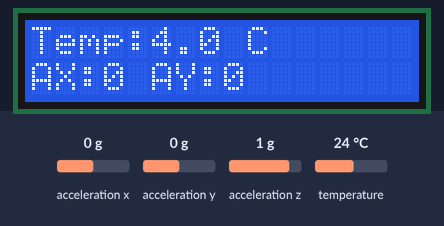
Recording of a sketch running on a simulated ESP32. Parts: 16×2 character LCD. Wiring (inferred from the names in the program): MPU-6050 motion sensor at I2C address 0x68. Inputs (shaded band) come from the test bench; at power-on: acceleration x 0 g, acceleration y 0 g, temperature 24 °C, acceleration z 1 g. What the sketch prints to the serial monitor is not drawn.

Above: at 2.7 s.
2.8 s: acceleration x set to -1.4 g
At 4.8 s:
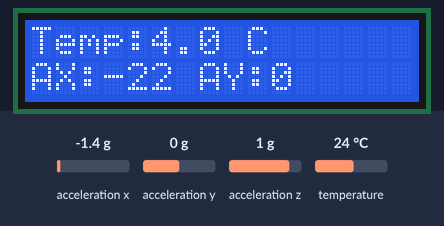
5.1 s: acceleration y set to -1.4 g
At 6.0 s:
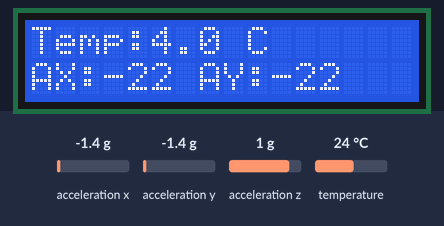
7.2 s: temperature set to 12 °C
At 8.4 s:
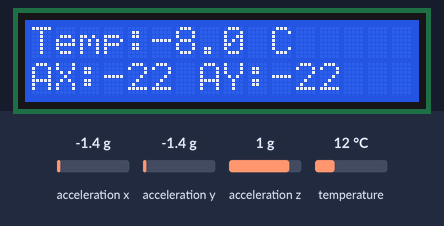
9.2 s: acceleration x set to -0.8 g
At 10.8 s:
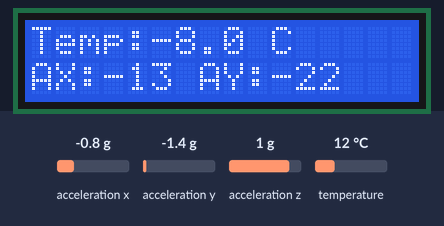
11.3 s: acceleration y set to -0.8 g
At 13.2 s:
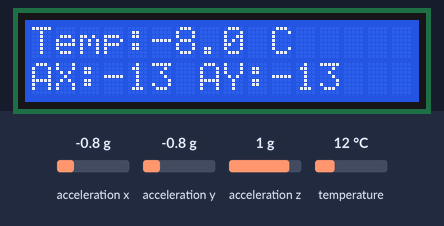
Timing chart, 0 to 14.3 s (numbered marks = the images above; inputs shaded):
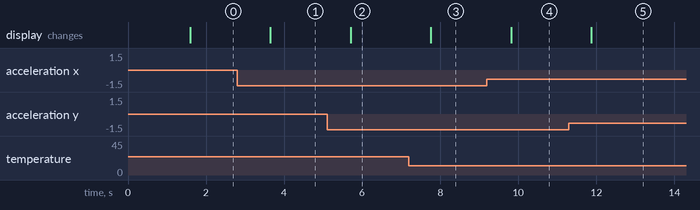

Measured:
- after the input at 2.8 s, the display: changes after 0.85 s (image 1)
- after the input at 5.1 s, the display: changes after 0.60 s (image 2)
- after the input at 7.2 s, the display: changes after 0.56 s (image 3)
- after the input at 9.2 s, the display: changes after 0.62 s (image 4)
- after the input at 11.3 s, the display: changes after 0.57 s (image 5)

The sketch:

mpu6050_lcd.ino
```cpp
#include <Wire.h>
#include <LiquidCrystal_I2C.h>

const uint8_t MPU_ADDR = 0x68;
const float TEMP_OFFSET = 20.0;

LiquidCrystal_I2C lcd(0x27, 16, 2);

int16_t readWord(uint8_t registerAddress) {
  Wire.beginTransmission(MPU_ADDR);
  Wire.write(registerAddress);
  if (Wire.endTransmission(false) != 0) {
    return 0;
  }

  Wire.requestFrom(MPU_ADDR, static_cast<uint8_t>(2), static_cast<uint8_t>(true));
  if (Wire.available() < 2) {
    return 0;
  }

  return (Wire.read() << 8) | Wire.read();
}

void setup() {
  Serial.begin(115200);
  Wire.begin(21, 22);

  Wire.beginTransmission(MPU_ADDR);
  Wire.write(0x6B);
  Wire.write(0);
  Wire.endTransmission();

  lcd.init();
  lcd.backlight();
  lcd.print("MPU6050 Ready");
  delay(1500);
}

void loop() {
  int16_t rawTemperature = readWord(0x41);
  float temperatureC = rawTemperature / 340.0 + 36.53;
  float adjustedTemperature = temperatureC - TEMP_OFFSET;

  int16_t ax = readWord(0x3B);
  int16_t ay = readWord(0x3D);
  int16_t az = readWord(0x3F);

  Serial.printf(
    "Temp: %.2f C | AX: %d AY: %d AZ: %d\n",
    adjustedTemperature, ax, ay, az
  );

  lcd.clear();
  lcd.setCursor(0, 0);
  lcd.print("Temp:");
  lcd.print(adjustedTemperature, 1);
  lcd.print(" C");

  lcd.setCursor(0, 1);
  lcd.print("AX:");
  lcd.print(ax / 1000);
  lcd.print(" AY:");
  lcd.print(ay / 1000);

  delay(1000);
}
```
